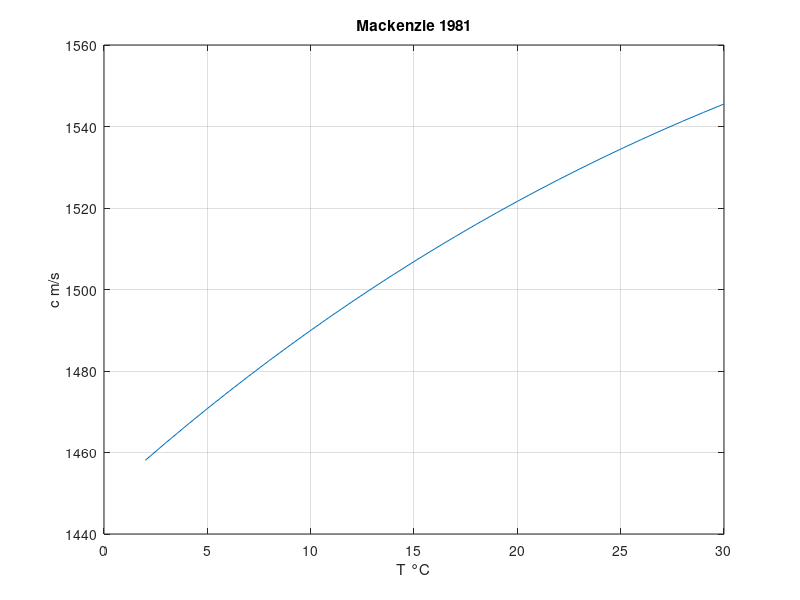

Recreate this plot in MATLAB.
% Маккензи 1981
% 9-членный полином T/S/D

Tmax = 30; S = 35; D = 10;
T = 2:1:Tmax;
c = 1448.96 + 4.591*T - 5.304e-2*T.^2 + 2.374e-4*T.^3 + 1.340*(S-35) + 1.630e-2*D + 1.675e-7*D^2 - 1.025e-2*T*(S-35) - 7.139e-13*T*D^3;
figure;
plot(T, c);
title('Mackenzie 1981'); xlabel('T °C'); ylabel('c m/s'); grid on;

%{
@play
{
 "title": "Маккензи 1981",
 "groups": [
  {
   "name": "Среда",
   "controls": [
    {
     "var": "Tmax",
     "label": "T макс °C",
     "min": 5,
     "max": 30,
     "step": 1,
     "default": 30
    },
    {
     "var": "S",
     "label": "Солёность",
     "min": 30,
     "max": 40,
     "step": 1,
     "default": 35
    },
    {
     "var": "D",
     "label": "Глубина м",
     "min": 0,
     "max": 4000,
     "step": 100,
     "default": 10
    }
   ]
  }
 ]
}
%}
